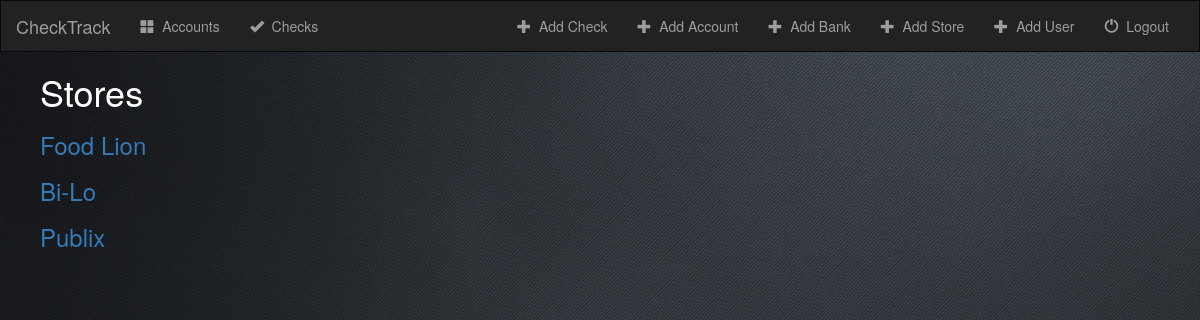
Before: /check/stores/ with the older database file.
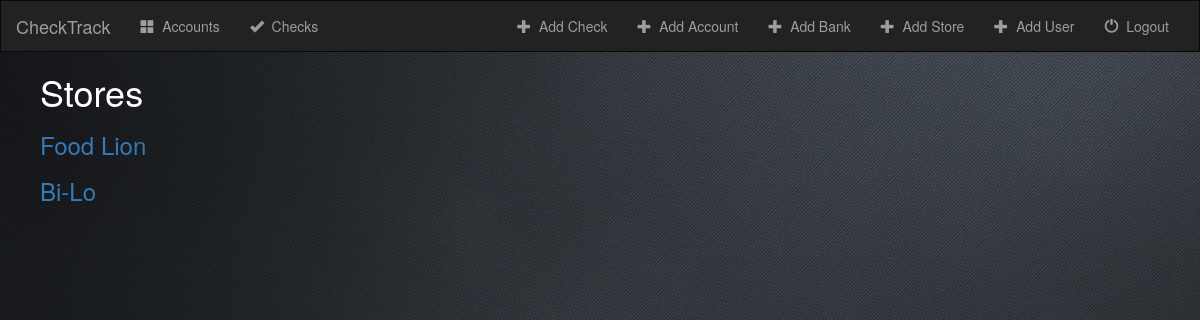
After: the same page with the newer database file.
### check/models.py (models this page shows, shortened)
class Store(models.Model):
    client = models.ForeignKey('Client', on_delete=models.CASCADE)
    store_name = models.CharField(max_length=50)

### check/views.py (the view)
# urls.py: url(r'stores/$', views.StoreIndexView.as_view(), name='storeindex'),
class StoreIndexView(generic.ListView):
    template_name = 'check/store.html'
    context_object_name = 'all_stores'
    def get_queryset(self):
        return Store.objects.all()

### check/templates/check/store.html
{% extends 'check/base.html' %}
{% block body %}
        <ul>
            <h1>Stores</h1>
            {% for store in all_stores %}
            <h3><a href="{% url 'check:storedetail' store.id %}">{{ store.store_name }}</a></h3>
            {% endfor %}
        </ul>
{% endblock %}

Changed rows visible on the page:
removed Store: store_name "Publix"
